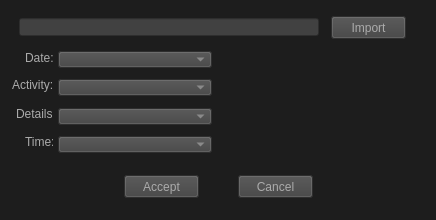
<?xml version="1.0" encoding="UTF-8"?>
<ui version="4.0">
 <class>win2</class>
 <widget class="QMainWindow" name="win2">
  <property name="geometry">
   <rect>
    <x>0</x>
    <y>0</y>
    <width>436</width>
    <height>220</height>
   </rect>
  </property>
  <property name="windowTitle">
   <string>Import From CSV</string>
  </property>
  <property name="styleSheet">
   <string notr="true">background-color: rgb(29, 29, 29);
color: rgb(171, 171, 171);</string>
  </property>
  <widget class="QWidget" name="centralwidget">
   <widget class="QLineEdit" name="lineedit_directory">
    <property name="geometry">
     <rect>
      <x>19</x>
      <y>18</y>
      <width>300</width>
      <height>18</height>
     </rect>
    </property>
    <property name="styleSheet">
     <string notr="true">background-color: rgb(65, 65, 65);</string>
    </property>
   </widget>
   <widget class="QPushButton" name="import_button">
    <property name="geometry">
     <rect>
      <x>331</x>
      <y>16</y>
      <width>75</width>
      <height>23</height>
     </rect>
    </property>
    <property name="styleSheet">
     <string notr="true">background-color: rgb(65, 65, 65);</string>
    </property>
    <property name="text">
     <string>Import</string>
    </property>
   </widget>
   <widget class="QComboBox" name="comboBox_date">
    <property name="geometry">
     <rect>
      <x>58</x>
      <y>51</y>
      <width>154</width>
      <height>17</height>
     </rect>
    </property>
    <property name="styleSheet">
     <string notr="true">background-color: rgb(65, 65, 65);</string>
    </property>
   </widget>
   <widget class="QLabel" name="label_date">
    <property name="geometry">
     <rect>
      <x>25</x>
      <y>50</y>
      <width>29</width>
      <height>16</height>
     </rect>
    </property>
    <property name="text">
     <string>Date:</string>
    </property>
   </widget>
   <widget class="QLabel" name="label_activity">
    <property name="geometry">
     <rect>
      <x>12</x>
      <y>77</y>
      <width>42</width>
      <height>16</height>
     </rect>
    </property>
    <property name="text">
     <string>Activity:</string>
    </property>
   </widget>
   <widget class="QLabel" name="label_details">
    <property name="geometry">
     <rect>
      <x>16</x>
      <y>106</y>
      <width>36</width>
      <height>16</height>
     </rect>
    </property>
    <property name="text">
     <string>Details:</string>
    </property>
   </widget>
   <widget class="QLabel" name="label_time">
    <property name="geometry">
     <rect>
      <x>25</x>
      <y>134</y>
      <width>28</width>
      <height>16</height>
     </rect>
    </property>
    <property name="text">
     <string>Time:</string>
    </property>
   </widget>
   <widget class="QComboBox" name="comboBox_activity">
    <property name="geometry">
     <rect>
      <x>58</x>
      <y>79</y>
      <width>154</width>
      <height>17</height>
     </rect>
    </property>
    <property name="styleSheet">
     <string notr="true">background-color: rgb(65, 65, 65);</string>
    </property>
   </widget>
   <widget class="QComboBox" name="comboBox_details">
    <property name="geometry">
     <rect>
      <x>58</x>
      <y>108</y>
      <width>154</width>
      <height>17</height>
     </rect>
    </property>
    <property name="styleSheet">
     <string notr="true">background-color: rgb(65, 65, 65);</string>
    </property>
   </widget>
   <widget class="QComboBox" name="comboBox_time">
    <property name="geometry">
     <rect>
      <x>58</x>
      <y>136</y>
      <width>154</width>
      <height>17</height>
     </rect>
    </property>
    <property name="styleSheet">
     <string notr="true">background-color: rgb(65, 65, 65);</string>
    </property>
   </widget>
   <widget class="QPushButton" name="pushButton_2">
    <property name="geometry">
     <rect>
      <x>124</x>
      <y>175</y>
      <width>75</width>
      <height>23</height>
     </rect>
    </property>
    <property name="styleSheet">
     <string notr="true">background-color: rgb(65, 65, 65);</string>
    </property>
    <property name="text">
     <string>Accept</string>
    </property>
   </widget>
   <widget class="QPushButton" name="pushButton_3">
    <property name="geometry">
     <rect>
      <x>238</x>
      <y>175</y>
      <width>75</width>
      <height>23</height>
     </rect>
    </property>
    <property name="styleSheet">
     <string notr="true">background-color: rgb(65, 65, 65);</string>
    </property>
    <property name="text">
     <string>Cancel</string>
    </property>
   </widget>
  </widget>
  <widget class="QStatusBar" name="statusbar"/>
 </widget>
 <resources/>
 <connections/>
</ui>
